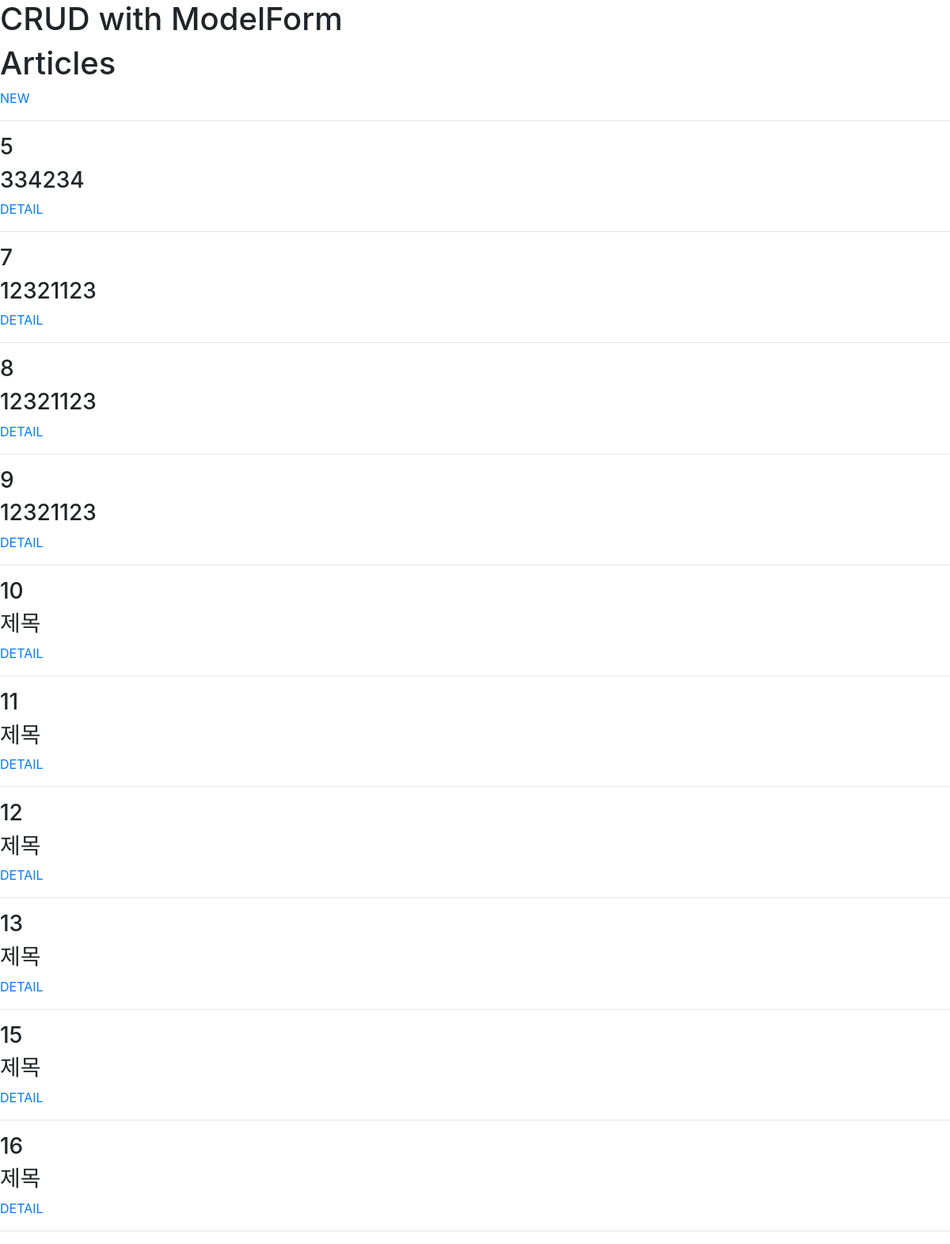
The app's page /articles/ with its own data.
### articles/models.py (models this page shows)
class Article(models.Model):
    title = models.CharField(max_length=100)
    content = models.TextField()
    created_at = models.DateTimeField(auto_now=True)
    updated_at = models.DateTimeField(auto_now_add=True)

### articles/views.py (the view)
# urls.py: path('',views.read, name = 'read'),
def read(request):
    articles = Article.objects.all()
    context = {
        'articles' : articles,
    }
    return render(request,'articles/read.html',context)

### articles/templates/articles/read.html
{% extends 'base.html' %}
{% block content %}
<h1>Articles</h1>
<a href="{% url 'articles:create' %}">NEW</a>
<hr>
{% for article in articles  %}
<h3>{{article.pk}}</h3>
<h3>{{article.title}}</h3>
<a href="{% url 'articles:detail' article.pk %}">DETAIL</a>
<hr>
{% endfor %}
{% endblock content %}

### templates/base.html (shortened to what this page needs)
<!doctype html>
<html lang="en">
  <head>
    <link rel="stylesheet" href="https://stackpath.bootstrapcdn.com/bootstrap/4.5.2/css/bootstrap.min.css">
  </head>
  <body>
    <h1>CRUD with ModelForm</h1>
  {% block content %}
  {% endblock content %}
  </body>
</html>

### records on screen
Article: pk "5", title "334234"
Article: pk "7", title "12321123"
Article: pk "8", title "12321123"
Article: pk "9", title "12321123"
Article: pk "10", title "제목"
Article: pk "11", title "제목"
Article: pk "12", title "제목"
Article: pk "13", title "제목"
Article: pk "15", title "제목"
Article: pk "16", title "제목"
